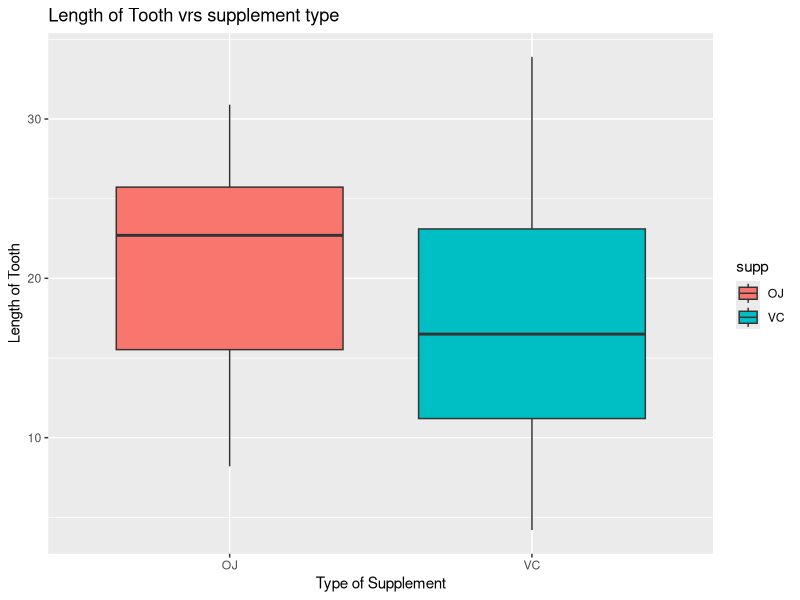
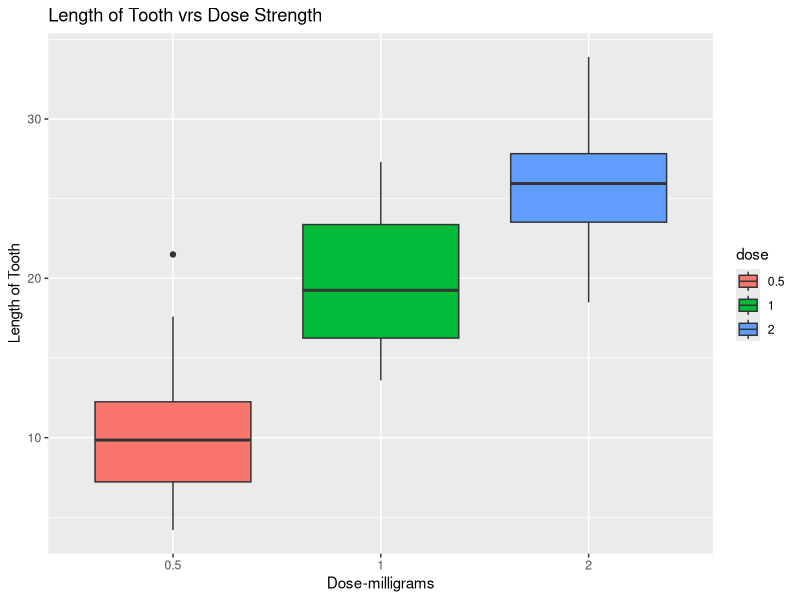

Recreate these plots in R, in order.
## ---- chunk 1
        library(knitr)
        library(ggplot2)
        library(dplyr)
        library(tidyr)
## ---- chunk 2
        data("ToothGrowth")
        dtooth<-ToothGrowth
        dftooth<-tbl_df(dtooth)
## ---- chunk 3
        summary(dftooth)
        dftooth
## ---- chunk 4
        df2<-group_by(dtooth,supp)
        df3<-df3<-summarize(df2,length=mean(len))
        df3
## ---- chunk 5

        g3<-ggplot(dftooth, aes(x=supp,y=len))
        plot3<-g3+geom_boxplot(aes(fill=supp))+
        labs(x="Type of Supplement", y="Length of Tooth",
        title="Length of Tooth vrs supplement type")
        plot3
## ---- chunk 6
        dftooth$dose<-as.factor(dftooth$dose)
        g4<-ggplot(dftooth, aes(x=dose,y=len))
        plot4<-g4+geom_boxplot(aes(fill=dose))+
        labs(x="Dose-milligrams", y="Length of Tooth",
        title="Length of Tooth vrs Dose Strength")
        plot4
## ---- chunk 7

        t.test(dftooth$len[dftooth$supp=="OJ"],
        dftooth$len[dftooth$supp=="VC"],paired=FALSE,var.equal=FALSE)$conf.int
## ---- chunk 8

        t.test(dftooth$len[dftooth$dose==2],dftooth$len[dftooth$dose==1],
        paired=FALSE,var.equal=FALSE)$conf.int
